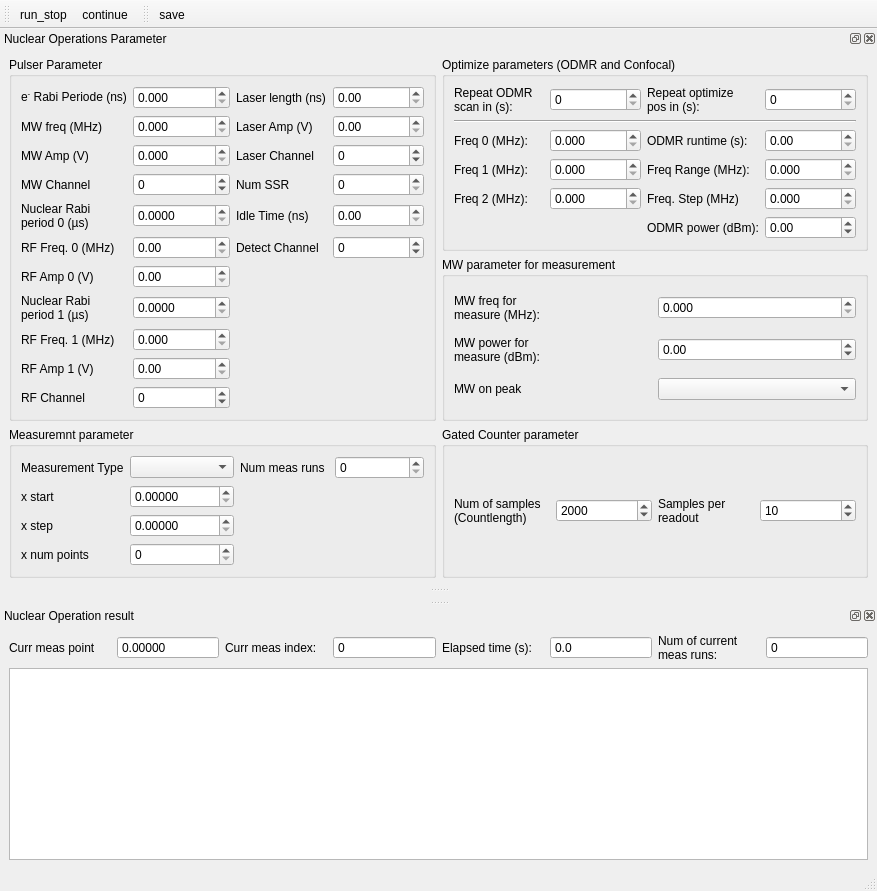
<?xml version="1.0" encoding="UTF-8"?>
<ui version="4.0">
 <class>NuclearOperationsGUI</class>
 <widget class="QMainWindow" name="NuclearOperationsGUI">
  <property name="geometry">
   <rect>
    <x>0</x>
    <y>0</y>
    <width>877</width>
    <height>891</height>
   </rect>
  </property>
  <property name="windowTitle">
   <string>qudi: Nuclear Operations</string>
  </property>
  <widget class="QWidget" name="centralwidget"/>
  <widget class="QMenuBar" name="menubar">
   <property name="geometry">
    <rect>
     <x>0</x>
     <y>0</y>
     <width>877</width>
     <height>21</height>
    </rect>
   </property>
  </widget>
  <widget class="QStatusBar" name="statusbar"/>
  <widget class="QDockWidget" name="dockWidget_2">
   <property name="windowTitle">
    <string>Nuclear Operations Parameter</string>
   </property>
   <attribute name="dockWidgetArea">
    <number>4</number>
   </attribute>
   <widget class="QWidget" name="dockWidgetContents_2">
    <layout class="QGridLayout" name="gridLayout_2">
     <item row="0" column="0" rowspan="2">
      <widget class="QGroupBox" name="groupBox_3">
       <property name="title">
        <string>Pulser Parameter</string>
       </property>
       <layout class="QGridLayout" name="gridLayout_4">
        <item row="0" column="2">
         <widget class="QLabel" name="label_31">
          <property name="text">
           <string>Laser length (ns)</string>
          </property>
         </widget>
        </item>
        <item row="2" column="0">
         <widget class="QLabel" name="label_18">
          <property name="text">
           <string>MW Amp (V)</string>
          </property>
         </widget>
        </item>
        <item row="2" column="1">
         <widget class="QDoubleSpinBox" name="pulser_mw_amp_DSpinBox">
          <property name="decimals">
           <number>3</number>
          </property>
          <property name="singleStep">
           <double>0.100000000000000</double>
          </property>
         </widget>
        </item>
        <item row="14" column="0">
         <widget class="QLabel" name="label_15">
          <property name="text">
           <string>RF Channel</string>
          </property>
         </widget>
        </item>
        <item row="10" column="0">
         <widget class="QLabel" name="label_14">
          <property name="text">
           <string>RF Amp 0 (V)</string>
          </property>
         </widget>
        </item>
        <item row="6" column="0">
         <widget class="QLabel" name="nuclear_rabi_period0_Label">
          <property name="text">
           <string>&lt;html&gt;&lt;head/&gt;&lt;body&gt;&lt;p&gt;Nuclear Rabi &lt;br/&gt;period 0 (µs)&lt;/p&gt;&lt;/body&gt;&lt;/html&gt;</string>
          </property>
         </widget>
        </item>
        <item row="10" column="1">
         <widget class="QDoubleSpinBox" name="pulser_rf_amp0_DSpinBox">
          <property name="singleStep">
           <double>0.100000000000000</double>
          </property>
         </widget>
        </item>
        <item row="6" column="1">
         <widget class="QDoubleSpinBox" name="nuclear_rabi_period0_DSpinBox">
          <property name="decimals">
           <number>4</number>
          </property>
          <property name="maximum">
           <double>100000.000000000000000</double>
          </property>
         </widget>
        </item>
        <item row="8" column="0">
         <widget class="QLabel" name="pulser_rf_freq0_Label">
          <property name="text">
           <string>RF Freq. 0 (MHz)</string>
          </property>
         </widget>
        </item>
        <item row="8" column="1">
         <widget class="QDoubleSpinBox" name="pulser_rf_freq0_DSpinBox">
          <property name="maximum">
           <double>1000000.000000000000000</double>
          </property>
         </widget>
        </item>
        <item row="5" column="3">
         <widget class="QSpinBox" name="num_singleshot_readout_SpinBox">
          <property name="maximum">
           <number>100000</number>
          </property>
         </widget>
        </item>
        <item row="5" column="1">
         <widget class="QSpinBox" name="pulser_mw_ch_SpinBox">
          <property name="minimum">
           <number>-20</number>
          </property>
          <property name="maximum">
           <number>20</number>
          </property>
         </widget>
        </item>
        <item row="14" column="1">
         <widget class="QSpinBox" name="pulser_rf_ch_SpinBox">
          <property name="minimum">
           <number>-20</number>
          </property>
          <property name="maximum">
           <number>20</number>
          </property>
         </widget>
        </item>
        <item row="5" column="0">
         <widget class="QLabel" name="label_17">
          <property name="text">
           <string>MW Channel</string>
          </property>
         </widget>
        </item>
        <item row="0" column="1">
         <widget class="QDoubleSpinBox" name="electron_rabi_periode_DSpinBox">
          <property name="decimals">
           <number>3</number>
          </property>
          <property name="maximum">
           <double>1000000.000000000000000</double>
          </property>
         </widget>
        </item>
        <item row="0" column="0">
         <widget class="QLabel" name="label_29">
          <property name="frameShape">
           <enum>QFrame::NoFrame</enum>
          </property>
          <property name="text">
           <string>&lt;html&gt;&lt;head/&gt;&lt;body&gt;&lt;p&gt;e&lt;span style=&quot; vertical-align:super;&quot;&gt;-&lt;/span&gt; Rabi Periode (ns)&lt;/p&gt;&lt;/body&gt;&lt;/html&gt;</string>
          </property>
         </widget>
        </item>
        <item row="0" column="3">
         <widget class="QDoubleSpinBox" name="pulser_laser_length_DSpinBox">
          <property name="maximum">
           <double>100000.000000000000000</double>
          </property>
         </widget>
        </item>
        <item row="6" column="2">
         <widget class="QLabel" name="label_34">
          <property name="text">
           <string>Idle Time (ns)</string>
          </property>
         </widget>
        </item>
        <item row="13" column="1">
         <widget class="QDoubleSpinBox" name="pulser_rf_amp1_DSpinBox">
          <property name="singleStep">
           <double>0.100000000000000</double>
          </property>
         </widget>
        </item>
        <item row="12" column="1">
         <widget class="QDoubleSpinBox" name="pulser_rf_freq1_DSpinBox">
          <property name="decimals">
           <number>3</number>
          </property>
          <property name="maximum">
           <double>1000000.000000000000000</double>
          </property>
         </widget>
        </item>
        <item row="6" column="3">
         <widget class="QDoubleSpinBox" name="pulser_idle_time_DSpinBox">
          <property name="maximum">
           <double>100000.000000000000000</double>
          </property>
         </widget>
        </item>
        <item row="5" column="2">
         <widget class="QLabel" name="label_33">
          <property name="text">
           <string>Num SSR</string>
          </property>
         </widget>
        </item>
        <item row="13" column="0">
         <widget class="QLabel" name="pulser_rf_amp1_Label">
          <property name="text">
           <string>RF Amp 1 (V)</string>
          </property>
         </widget>
        </item>
        <item row="8" column="2">
         <widget class="QLabel" name="label_19">
          <property name="text">
           <string>Detect Channel</string>
          </property>
         </widget>
        </item>
        <item row="11" column="1">
         <widget class="QDoubleSpinBox" name="nuclear_rabi_period1_DSpinBox">
          <property name="decimals">
           <number>4</number>
          </property>
          <property name="maximum">
           <double>100000.000000000000000</double>
          </property>
         </widget>
        </item>
        <item row="8" column="3">
         <widget class="QSpinBox" name="pulser_detect_ch_SpinBox">
          <property name="minimum">
           <number>-20</number>
          </property>
          <property name="maximum">
           <number>20</number>
          </property>
         </widget>
        </item>
        <item row="12" column="0">
         <widget class="QLabel" name="pulser_rf_freq1_Label">
          <property name="text">
           <string>RF Freq. 1 (MHz)</string>
          </property>
         </widget>
        </item>
        <item row="11" column="0">
         <widget class="QLabel" name="nuclear_rabi_period1_Label">
          <property name="text">
           <string>&lt;html&gt;&lt;head/&gt;&lt;body&gt;&lt;p&gt;Nuclear Rabi &lt;br/&gt;period 1 (µs)&lt;/p&gt;&lt;/body&gt;&lt;/html&gt;</string>
          </property>
         </widget>
        </item>
        <item row="1" column="0">
         <widget class="QLabel" name="label_16">
          <property name="text">
           <string>MW freq (MHz)</string>
          </property>
         </widget>
        </item>
        <item row="1" column="1">
         <widget class="QDoubleSpinBox" name="pulser_mw_freq_DSpinBox">
          <property name="decimals">
           <number>3</number>
          </property>
          <property name="maximum">
           <double>1000000.000000000000000</double>
          </property>
         </widget>
        </item>
        <item row="1" column="2">
         <widget class="QLabel" name="label_32">
          <property name="text">
           <string>Laser Amp (V)</string>
          </property>
         </widget>
        </item>
        <item row="1" column="3">
         <widget class="QDoubleSpinBox" name="pulser_laser_amp_DSpinBox"/>
        </item>
        <item row="2" column="2">
         <widget class="QLabel" name="label_35">
          <property name="text">
           <string>Laser Channel</string>
          </property>
         </widget>
        </item>
        <item row="2" column="3">
         <widget class="QSpinBox" name="pulser_laser_ch_SpinBox">
          <property name="minimum">
           <number>-20</number>
          </property>
          <property name="maximum">
           <number>20</number>
          </property>
         </widget>
        </item>
       </layout>
      </widget>
     </item>
     <item row="0" column="1">
      <widget class="QGroupBox" name="groupBox">
       <property name="title">
        <string>Optimize parameters (ODMR and Confocal)</string>
       </property>
       <layout class="QGridLayout" name="gridLayout_3">
        <item row="5" column="2">
         <widget class="QLabel" name="label_5">
          <property name="text">
           <string>Freq Range (MHz):</string>
          </property>
         </widget>
        </item>
        <item row="6" column="3">
         <widget class="QDoubleSpinBox" name="odmr_meas_step_DSpinBox">
          <property name="decimals">
           <number>3</number>
          </property>
          <property name="maximum">
           <double>10000000.000000000000000</double>
          </property>
         </widget>
        </item>
        <item row="2" column="0">
         <widget class="QLabel" name="label_8">
          <property name="text">
           <string>&lt;html&gt;&lt;head/&gt;&lt;body&gt;&lt;p&gt;Repeat ODMR &lt;br/&gt;scan in (s):&lt;/p&gt;&lt;/body&gt;&lt;/html&gt;</string>
          </property>
         </widget>
        </item>
        <item row="10" column="2">
         <widget class="QLabel" name="label_7">
          <property name="text">
           <string>ODMR power (dBm):</string>
          </property>
         </widget>
        </item>
        <item row="6" column="2">
         <widget class="QLabel" name="label_6">
          <property name="text">
           <string>Freq. Step (MHz)</string>
          </property>
         </widget>
        </item>
        <item row="4" column="1">
         <widget class="QDoubleSpinBox" name="odmr_meas_freq0_DSpinBox">
          <property name="decimals">
           <number>3</number>
          </property>
          <property name="maximum">
           <double>100000000.000000000000000</double>
          </property>
         </widget>
        </item>
        <item row="5" column="3">
         <widget class="QDoubleSpinBox" name="odmr_meas_freq_range_DSpinBox">
          <property name="decimals">
           <number>3</number>
          </property>
          <property name="maximum">
           <double>10000000.000000000000000</double>
          </property>
         </widget>
        </item>
        <item row="4" column="3">
         <widget class="QDoubleSpinBox" name="odmr_meas_runtime_DSpinBox">
          <property name="maximum">
           <double>10000000.000000000000000</double>
          </property>
         </widget>
        </item>
        <item row="4" column="2">
         <widget class="QLabel" name="label_4">
          <property name="text">
           <string>ODMR runtime (s):</string>
          </property>
         </widget>
        </item>
        <item row="10" column="3">
         <widget class="QDoubleSpinBox" name="odmr_meas_power_DSpinBox">
          <property name="minimum">
           <double>-100.000000000000000</double>
          </property>
          <property name="maximum">
           <double>30.000000000000000</double>
          </property>
         </widget>
        </item>
        <item row="5" column="0">
         <widget class="QLabel" name="label_2">
          <property name="text">
           <string>Freq 1 (MHz):</string>
          </property>
         </widget>
        </item>
        <item row="4" column="0">
         <widget class="QLabel" name="label">
          <property name="text">
           <string>Freq 0 (MHz):</string>
          </property>
         </widget>
        </item>
        <item row="6" column="0">
         <widget class="QLabel" name="label_3">
          <property name="text">
           <string>Freq 2 (MHz):</string>
          </property>
         </widget>
        </item>
        <item row="5" column="1">
         <widget class="QDoubleSpinBox" name="odmr_meas_freq1_DSpinBox">
          <property name="decimals">
           <number>3</number>
          </property>
          <property name="maximum">
           <double>10000000.000000000000000</double>
          </property>
         </widget>
        </item>
        <item row="6" column="1">
         <widget class="QDoubleSpinBox" name="odmr_meas_freq2_DSpinBox">
          <property name="decimals">
           <number>3</number>
          </property>
          <property name="maximum">
           <double>10000000.000000000000000</double>
          </property>
         </widget>
        </item>
        <item row="3" column="0" colspan="4">
         <widget class="Line" name="line">
          <property name="orientation">
           <enum>Qt::Horizontal</enum>
          </property>
         </widget>
        </item>
        <item row="2" column="1">
         <widget class="QSpinBox" name="optimize_period_odmr_SpinBox">
          <property name="maximum">
           <number>1000000</number>
          </property>
         </widget>
        </item>
        <item row="2" column="2">
         <widget class="QLabel" name="label_9">
          <property name="text">
           <string>&lt;html&gt;&lt;head/&gt;&lt;body&gt;&lt;p&gt;Repeat optimize&lt;br/&gt;pos in (s):&lt;/p&gt;&lt;/body&gt;&lt;/html&gt;</string>
          </property>
         </widget>
        </item>
        <item row="2" column="3">
         <widget class="QSpinBox" name="optimize_period_confocal_SpinBox">
          <property name="maximum">
           <number>1000000</number>
          </property>
         </widget>
        </item>
       </layout>
      </widget>
     </item>
     <item row="1" column="1">
      <widget class="QGroupBox" name="groupBox_2">
       <property name="title">
        <string>MW parameter for measurement</string>
       </property>
       <layout class="QGridLayout" name="gridLayout_5">
        <item row="1" column="0">
         <widget class="QLabel" name="label_11">
          <property name="text">
           <string>&lt;html&gt;&lt;head/&gt;&lt;body&gt;&lt;p&gt;MW power for&lt;br/&gt;measure (dBm):&lt;/p&gt;&lt;/body&gt;&lt;/html&gt;</string>
          </property>
         </widget>
        </item>
        <item row="0" column="1">
         <widget class="QDoubleSpinBox" name="mw_cw_freq_DSpinBox">
          <property name="decimals">
           <number>3</number>
          </property>
          <property name="maximum">
           <double>1000000.000000000000000</double>
          </property>
         </widget>
        </item>
        <item row="0" column="0">
         <widget class="QLabel" name="label_10">
          <property name="toolTip">
           <string>&lt;html&gt;&lt;head/&gt;&lt;body&gt;&lt;p&gt;Set the frequency of an external microwave source, which should run for that measurement at the given cw frequency.&lt;/p&gt;&lt;/body&gt;&lt;/html&gt;</string>
          </property>
          <property name="statusTip">
           <string/>
          </property>
          <property name="text">
           <string>&lt;html&gt;&lt;head/&gt;&lt;body&gt;&lt;p&gt;MW freq for &lt;br/&gt;measure (MHz):&lt;/p&gt;&lt;/body&gt;&lt;/html&gt;</string>
          </property>
         </widget>
        </item>
        <item row="2" column="0">
         <widget class="QLabel" name="label_30">
          <property name="text">
           <string>MW on peak</string>
          </property>
         </widget>
        </item>
        <item row="2" column="1">
         <widget class="QComboBox" name="mw_on_odmr_peak_ComboBox"/>
        </item>
        <item row="1" column="1">
         <widget class="QDoubleSpinBox" name="mw_cw_power_DSpinBox">
          <property name="decimals">
           <number>2</number>
          </property>
          <property name="minimum">
           <double>-100.000000000000000</double>
          </property>
          <property name="maximum">
           <double>30.000000000000000</double>
          </property>
         </widget>
        </item>
       </layout>
      </widget>
     </item>
     <item row="2" column="0">
      <widget class="QGroupBox" name="groupBox_4">
       <property name="title">
        <string>Measuremnt parameter</string>
       </property>
       <layout class="QGridLayout" name="gridLayout_6">
        <item row="1" column="0">
         <widget class="QLabel" name="x_axis_start_Label">
          <property name="text">
           <string>x start</string>
          </property>
         </widget>
        </item>
        <item row="1" column="1">
         <widget class="QDoubleSpinBox" name="x_axis_start_DSpinBox">
          <property name="decimals">
           <number>5</number>
          </property>
          <property name="maximum">
           <double>100000.000000000000000</double>
          </property>
         </widget>
        </item>
        <item row="2" column="1">
         <widget class="QDoubleSpinBox" name="x_axis_step_DSpinBox">
          <property name="decimals">
           <number>5</number>
          </property>
          <property name="maximum">
           <double>1000000.000000000000000</double>
          </property>
         </widget>
        </item>
        <item row="2" column="0">
         <widget class="QLabel" name="x_axis_step_Label">
          <property name="text">
           <string>x step</string>
          </property>
         </widget>
        </item>
        <item row="3" column="0">
         <widget class="QLabel" name="label_22">
          <property name="text">
           <string>x num points</string>
          </property>
         </widget>
        </item>
        <item row="0" column="1">
         <widget class="QComboBox" name="current_meas_asset_name_ComboBox"/>
        </item>
        <item row="0" column="0">
         <widget class="QLabel" name="label_27">
          <property name="text">
           <string>Measurement Type</string>
          </property>
         </widget>
        </item>
        <item row="0" column="2">
         <widget class="QLabel" name="label_28">
          <property name="text">
           <string>Num meas runs</string>
          </property>
         </widget>
        </item>
        <item row="0" column="3">
         <widget class="QSpinBox" name="num_of_meas_runs_SpinBox">
          <property name="maximum">
           <number>100000</number>
          </property>
         </widget>
        </item>
        <item row="3" column="1">
         <widget class="QSpinBox" name="x_axis_num_points_SpinBox">
          <property name="maximum">
           <number>10000000</number>
          </property>
         </widget>
        </item>
       </layout>
      </widget>
     </item>
     <item row="2" column="1">
      <widget class="QGroupBox" name="groupBox_5">
       <property name="title">
        <string>Gated Counter parameter</string>
       </property>
       <layout class="QGridLayout" name="gridLayout_7">
        <item row="0" column="0">
         <widget class="QLabel" name="label_36">
          <property name="text">
           <string>Num of samples
(Countlength)</string>
          </property>
         </widget>
        </item>
        <item row="0" column="2">
         <widget class="QLabel" name="label_37">
          <property name="text">
           <string>Samples per
readout</string>
          </property>
         </widget>
        </item>
        <item row="0" column="1">
         <widget class="QSpinBox" name="gc_number_of_samples_SpinBox">
          <property name="maximum">
           <number>1000000</number>
          </property>
          <property name="value">
           <number>2000</number>
          </property>
         </widget>
        </item>
        <item row="0" column="3">
         <widget class="QSpinBox" name="gc_samples_per_readout_SpinBox">
          <property name="maximum">
           <number>1000000</number>
          </property>
          <property name="value">
           <number>10</number>
          </property>
         </widget>
        </item>
       </layout>
      </widget>
     </item>
    </layout>
   </widget>
  </widget>
  <widget class="QDockWidget" name="dockWidget_3">
   <property name="windowTitle">
    <string>Nuclear Operation result</string>
   </property>
   <attribute name="dockWidgetArea">
    <number>8</number>
   </attribute>
   <widget class="QWidget" name="dockWidgetContents_3">
    <layout class="QGridLayout" name="gridLayout">
     <item row="0" column="2">
      <widget class="QLabel" name="label_24">
       <property name="text">
        <string>Curr meas index:</string>
       </property>
      </widget>
     </item>
     <item row="0" column="4">
      <widget class="QLabel" name="label_25">
       <property name="text">
        <string>Elapsed time (s):</string>
       </property>
      </widget>
     </item>
     <item row="0" column="6">
      <widget class="QLabel" name="label_26">
       <property name="text">
        <string>&lt;html&gt;&lt;head/&gt;&lt;body&gt;&lt;p&gt;Num of current&lt;br/&gt;meas runs:&lt;/p&gt;&lt;/body&gt;&lt;/html&gt;</string>
       </property>
      </widget>
     </item>
     <item row="0" column="1">
      <widget class="QDoubleSpinBox" name="current_meas_point_DSpinBox">
       <property name="readOnly">
        <bool>true</bool>
       </property>
       <property name="buttonSymbols">
        <enum>QAbstractSpinBox::NoButtons</enum>
       </property>
       <property name="decimals">
        <number>5</number>
       </property>
       <property name="maximum">
        <double>100000.000000000000000</double>
       </property>
      </widget>
     </item>
     <item row="0" column="0">
      <widget class="QLabel" name="current_meas_point_Label">
       <property name="text">
        <string>Curr meas point</string>
       </property>
      </widget>
     </item>
     <item row="0" column="7">
      <widget class="QSpinBox" name="num_of_current_meas_runs_SpinBox">
       <property name="readOnly">
        <bool>true</bool>
       </property>
       <property name="buttonSymbols">
        <enum>QAbstractSpinBox::NoButtons</enum>
       </property>
       <property name="maximum">
        <number>1000</number>
       </property>
      </widget>
     </item>
     <item row="0" column="3">
      <widget class="QSpinBox" name="current_meas_index_SpinBox">
       <property name="readOnly">
        <bool>true</bool>
       </property>
       <property name="buttonSymbols">
        <enum>QAbstractSpinBox::NoButtons</enum>
       </property>
       <property name="maximum">
        <number>1000000000</number>
       </property>
      </widget>
     </item>
     <item row="0" column="5">
      <widget class="QDoubleSpinBox" name="elapsed_time_DSpinBox">
       <property name="readOnly">
        <bool>true</bool>
       </property>
       <property name="buttonSymbols">
        <enum>QAbstractSpinBox::NoButtons</enum>
       </property>
       <property name="decimals">
        <number>1</number>
       </property>
       <property name="maximum">
        <double>1000000.000000000000000</double>
       </property>
      </widget>
     </item>
     <item row="1" column="0" colspan="8">
      <widget class="PlotWidget" name="nulcear_ops_GraphicsView"/>
     </item>
    </layout>
   </widget>
  </widget>
  <widget class="QToolBar" name="control_ToolBar">
   <property name="windowTitle">
    <string>toolBar</string>
   </property>
   <attribute name="toolBarArea">
    <enum>TopToolBarArea</enum>
   </attribute>
   <attribute name="toolBarBreak">
    <bool>false</bool>
   </attribute>
   <addaction name="action_run_stop"/>
   <addaction name="action_continue"/>
  </widget>
  <widget class="QToolBar" name="save_ToolBar">
   <property name="windowTitle">
    <string>toolBar_2</string>
   </property>
   <attribute name="toolBarArea">
    <enum>TopToolBarArea</enum>
   </attribute>
   <attribute name="toolBarBreak">
    <bool>false</bool>
   </attribute>
   <addaction name="action_save"/>
  </widget>
  <action name="action_run_stop">
   <property name="checkable">
    <bool>true</bool>
   </property>
   <property name="icon">
    <iconset>
     <normaloff>../../artwork/icons/qudiTheme/22x22/start-counter.png</normaloff>
     <normalon>../../artwork/icons/qudiTheme/22x22/stop-counter.png</normalon>../../artwork/icons/qudiTheme/22x22/start-counter.png</iconset>
   </property>
   <property name="text">
    <string>run_stop</string>
   </property>
   <property name="toolTip">
    <string>Run or stop a measurement</string>
   </property>
  </action>
  <action name="action_continue">
   <property name="checkable">
    <bool>true</bool>
   </property>
   <property name="icon">
    <iconset>
     <normaloff>../../artwork/icons/qudiTheme/22x22/restart-counter.png</normaloff>
     <normalon>../../artwork/icons/qudiTheme/22x22/stop-counter.png</normalon>../../artwork/icons/qudiTheme/22x22/restart-counter.png</iconset>
   </property>
   <property name="text">
    <string>continue</string>
   </property>
   <property name="toolTip">
    <string>Continue the measurement</string>
   </property>
  </action>
  <action name="action_save">
   <property name="icon">
    <iconset>
     <normaloff>../../artwork/icons/oxygen/22x22/document-save.png</normaloff>../../artwork/icons/oxygen/22x22/document-save.png</iconset>
   </property>
   <property name="text">
    <string>save</string>
   </property>
   <property name="toolTip">
    <string>Save the current measurement</string>
   </property>
  </action>
 </widget>
 <customwidgets>
  <customwidget>
   <class>PlotWidget</class>
   <extends>QGraphicsView</extends>
   <header>pyqtgraph</header>
  </customwidget>
 </customwidgets>
 <resources/>
 <connections/>
</ui>
